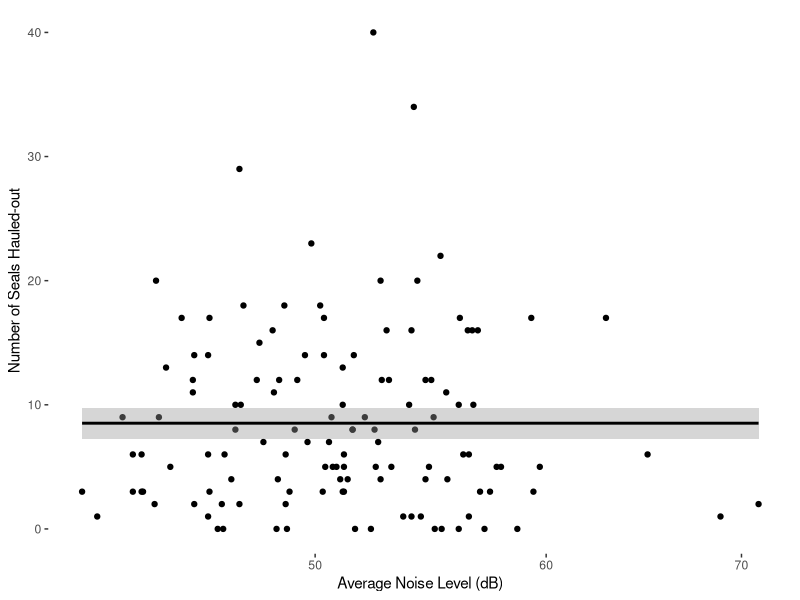
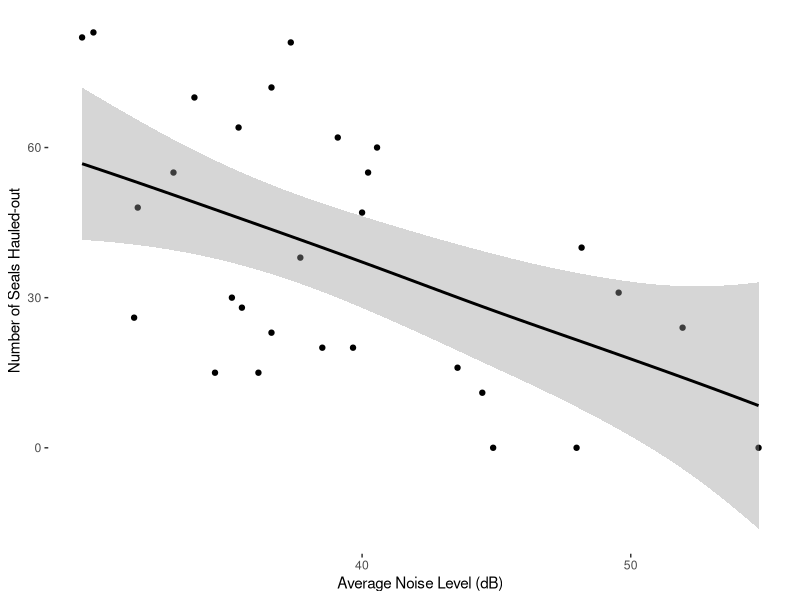
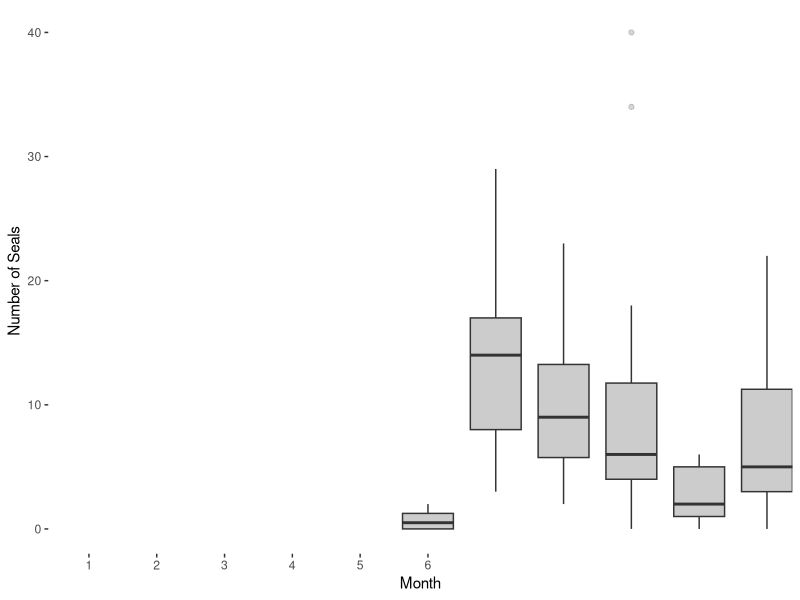
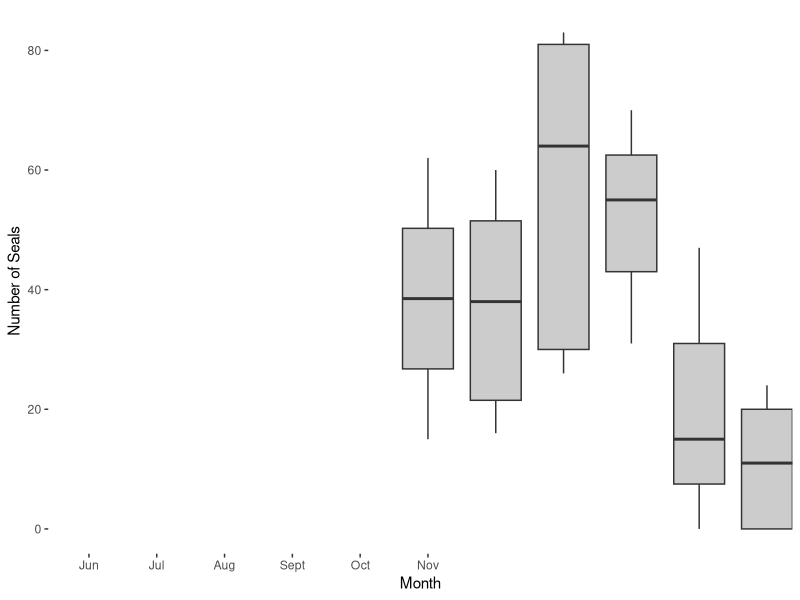

Write the R code that produced these figures, in order.
# Anthropogenic noise disturbance on harbor seals

###########################################################################
# Waterfront-Marina GLM analysis
###########################################################################

# Set working directory here
setwd("C:/Users/bankh/My_Repos/habor-seal/data")

# Retrieve data
m.data<-read.csv("m.data.csv")
new.w.data<-read.csv("new.w.data.csv")

# Load packages
require(ggplot2)

###########################################################################
# PART 5: Graphs---------------------------------------------

# Seal vs noise graph
## Waterfront
ggplot(new.w.data, aes(noise,seals))+geom_point()+geom_smooth(method = "gam", formula =seals~s(noise))+
  stat_smooth(method="gam",colour="black")+xlab("Average Noise Level (dB)")+ylab("Number of Seals Hauled-out")+
  coord_trans(x = "log10")+theme(panel.background = element_blank())

## Marina
ggplot(m.data, aes(noise,seals))+geom_point()+geom_smooth(method = "gam", formula =seals~s(noise))+
  stat_smooth(method="gam",colour="black")+xlab("Average Noise Level (dB)")+ylab("Number of Seals Hauled-out")+
  coord_trans(x = "log10")+theme(panel.background = element_blank())


# Month vs seal graph
## Waterfront
p<-ggplot(new.w.data, aes(x=month,y =seals,group=month))
p+geom_boxplot(fill="black", alpha=0.2)+
  scale_x_discrete(limits=c("1","2","3","4","5","6"))+
  xlab("Month")+ylab("Number of Seals")+theme(panel.background = element_blank())

## Marina
p<-ggplot(m.data, aes(x=month,y =seals,group=month))
p+geom_boxplot(fill="black", alpha=0.2)+
  scale_x_discrete(limits=c("Jun","Jul","Aug","Sept","Oct","Nov"))+
  xlab("Month")+ylab("Number of Seals")+theme(panel.background = element_blank())

